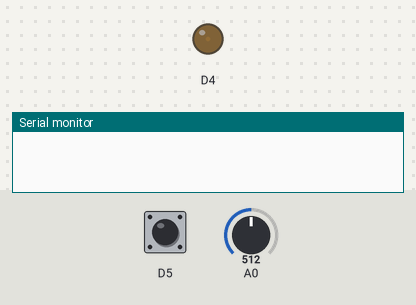
A program run on a simulated ESP8266 (Wemos D1 mini). Shown: output pins drawn as LEDs (lit = HIGH), the last lines printed to the serial monitor. The test bench sets the inputs (shaded band); at power-on: D5 HIGH, A0 = 512.

Above: at 1.2 s.
1.3 s: D5 pulled LOW for 0.15 s
At 2.5 s:
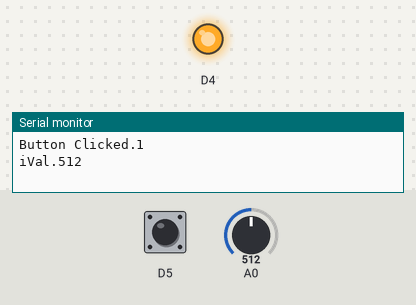
2.9 s: D5 pulled LOW for 1 s
At 3.8 s:
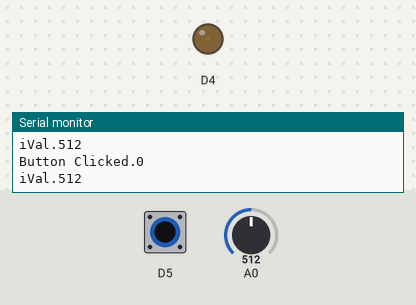
5.4 s: D5 pulled LOW for 3.2 s
At 5.7 s:
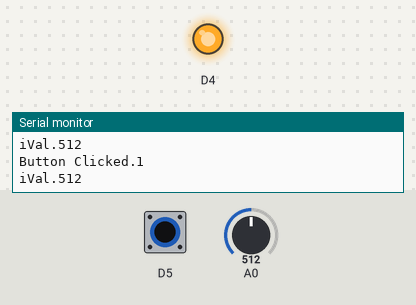
Timing chart, 0 to 8.4 s (numbered marks = the images above; inputs shaded):
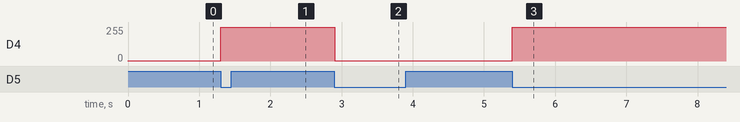

Measured:
- after the input at 1.3 s, D4: 1/255 → 255/255 at once
- after the input at 2.9 s, D4: 255/255 → 1/255 at once
- after the input at 5.4 s, D4: 1/255 → 255/255 at once

The program:

main.cpp
```cpp
#include <Arduino.h>

bool LightStatus = 0;
bool LastButtonValue = 0;

void setup()
{
  Serial.begin(115200);

  pinMode(D5, INPUT_PULLUP);
  pinMode(D4, OUTPUT);

  analogWrite(D4, 0);
}

void loop() {

  // potentiometer
  int iVal;
  iVal = analogRead(A0);

  // button
  int iButton;
  iButton = digitalRead(D5);


  // if(LastButtonValue==1 && iButton==0){
  if(LastButtonValue==1 && iButton==0){
    // button status changed
    LightStatus = !LightStatus;

    if(LightStatus == 1){
      analogWrite(D4, iVal);
    }
    Serial.println("Button Clicked." + String(LightStatus));
    Serial.println("iVal." + String(iVal));
  }

  LastButtonValue = iButton;

  if(LightStatus == 0){
    analogWrite(D4, HIGH);
  }


  delay(1);
}
```
